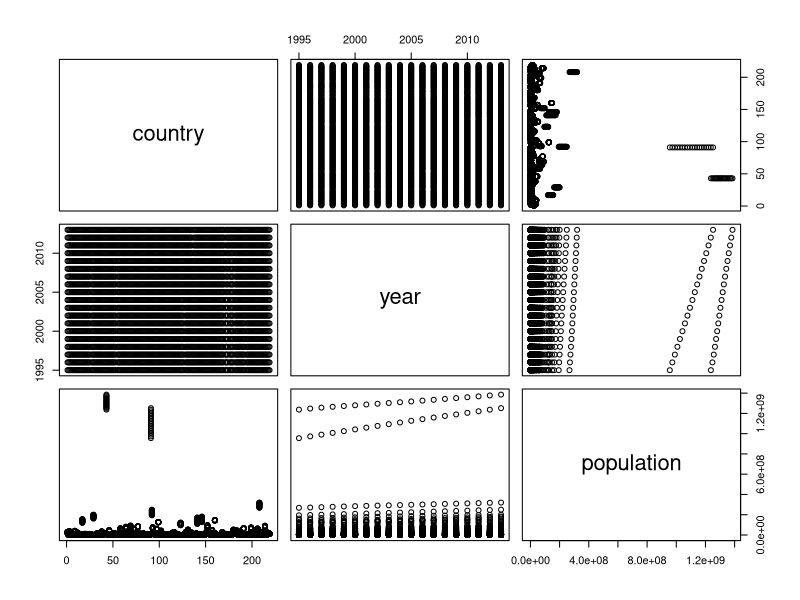
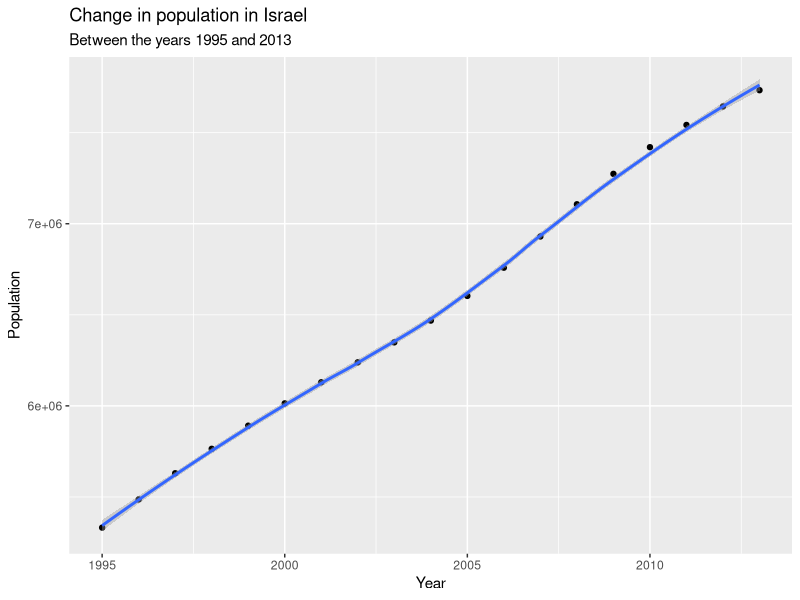
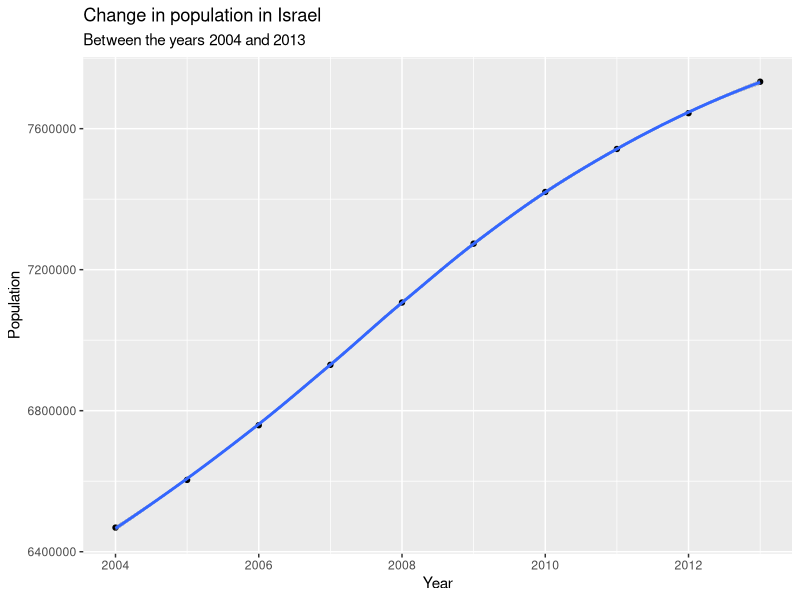
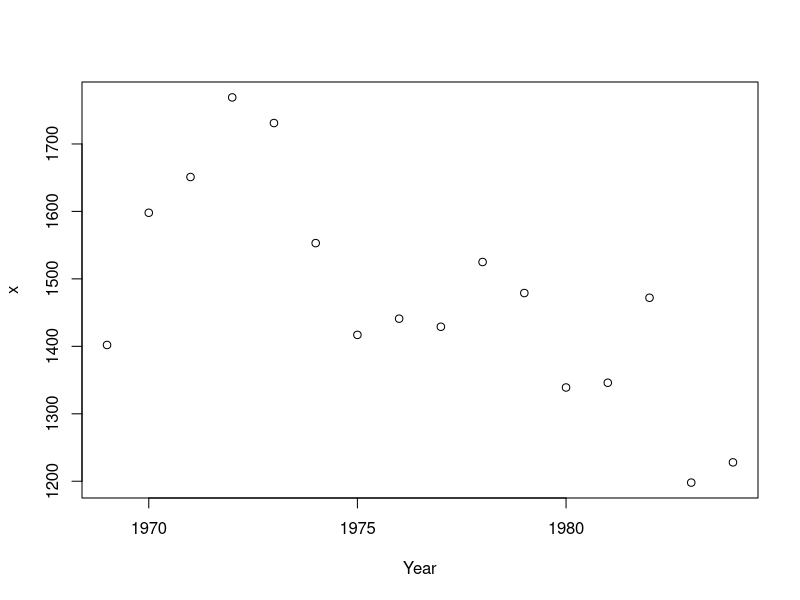
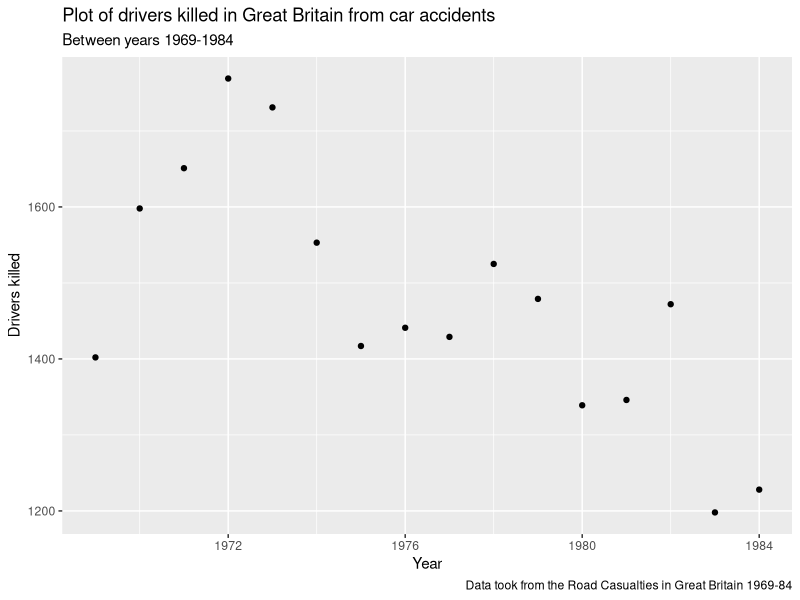
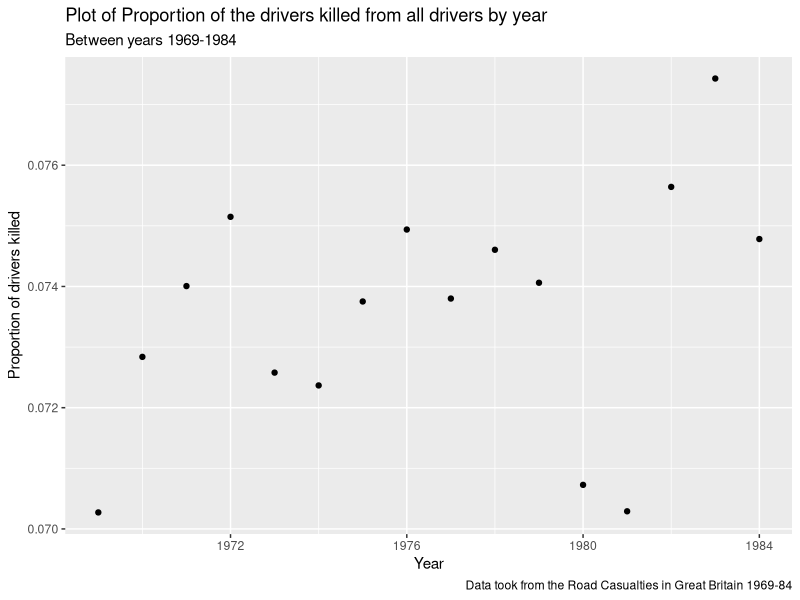

Reproduce these figures in R, in order.
## ---- chunk 1
knitr::opts_chunk$set(echo = TRUE)
library(tidyverse)
## ---- chunk 2
plot(population)
## ---- chunk 3
glimpse(population)

## ---- chunk 4
population %>%
  filter(country=="Israel")
## ---- chunk 5
pop_1 <- population %>%
  filter(country=="Israel")
## ---- chunk 6
ggplot(pop_1, mapping = aes(x = year, y = population)) +
  geom_point() +
  geom_smooth() +
  labs(title = "Change in population in Israel",subtitle ="Between the years 1995 and 2013", x = "Year", y = "Population")
  
## ---- chunk 7
pop1_04_13 <- pop_1 %>%
  filter(between(year,2004,2013))
ggplot(pop1_04_13, mapping = aes(x = year, y = population)) +
  geom_point() +
  geom_smooth() +
  labs(title = "Change in population in Israel",subtitle ="Between the years 2004 and 2013", x = "Year", y = "Population")
## ---- chunk 8
data(Seatbelts)
Seatbelts <- data.frame(Year=floor(time(Seatbelts)),
Month=factor(cycle(Seatbelts),
labels=month.abb), Seatbelts)
## ---- chunk 9
head(Seatbelts)
## ---- chunk 10
str(Seatbelts)
## ---- chunk 11
plot(aggregate(Seatbelts$DriversKilled, by=list(Year=Seatbelts$Year), FUN=sum))
ggplot(data = Seatbelts, mapping = aes(x = Year, y =DriversKilled )) +
  stat_summary(aes(y = DriversKilled),fun = "sum",, geom = "point") +
  labs(title = "Plot of drivers killed in Great Britain from car accidents",subtitle = "Between years 1969-1984",caption = "Data took from the Road Casualties in Great Britain 1969-84" ,x = "Year", y = "Drivers killed")

## ---- chunk 12
grouped_by_year <- Seatbelts %>% group_by(Year)
grouped_by_year <-grouped_by_year %>% summarise(DriversKilled = sum(DriversKilled),drivers = sum(drivers))
ggplot(data = grouped_by_year, mapping = aes(x = Year, y =DriversKilled/drivers )) +
  geom_point() +
  labs(x = "Year", y = "Proportion of drivers killed", title = "Plot of Proportion of the drivers killed from all drivers by year",subtitle = "Between years 1969-1984",caption = "Data took from the Road Casualties in Great Britain 1969-84")

